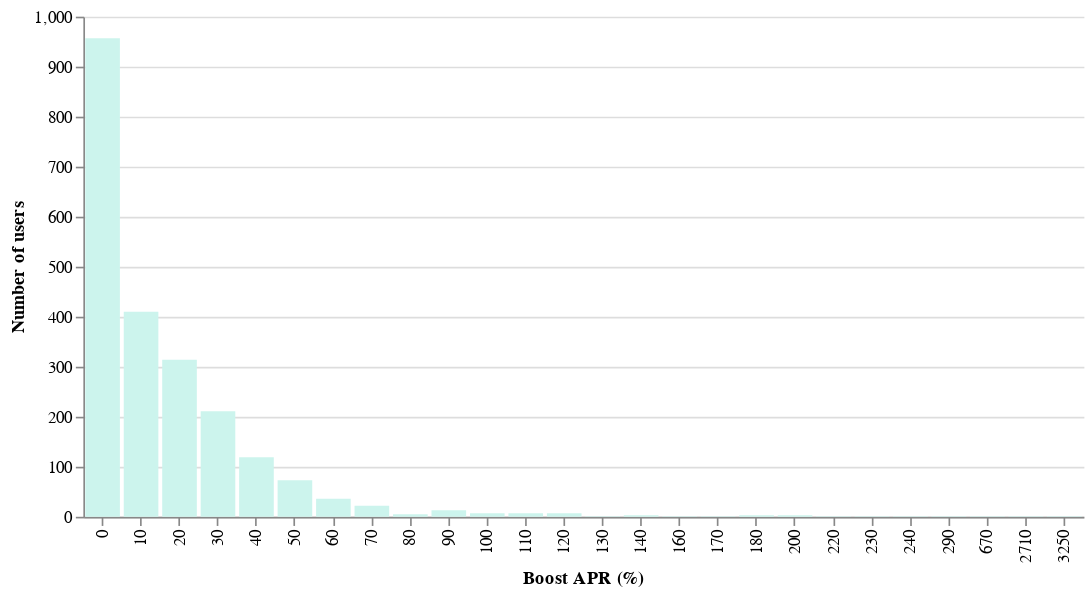

Notebook source saved alongside this figure:
### Code cell
cp.users_boost_apr(dp.amps)

### Figure 1 — Vega-Lite specification as saved in the notebook (floating-point values rounded to 4 significant figures)
{"config": {"view": {"continuousWidth": 400, "continuousHeight": 300, "strokeOpacity": 0}, "mark": {"color": "#ccf4ed"}}, "data": {"name": "data-3d8e49fe51397a4e16fcdf873a95e9c4"}, "mark": "bar", "encoding": {"tooltip": [{"field": "Boost APR (%)", "type": "quantitative"}, {"field": "Number of users", "type": "quantitative"}], "x": {"axis": {"labelAngle": -90, "tickBand": "center", "tickCount": 10}, "field": "Boost APR (%)", "type": "nominal"}, "y": {"field": "Number of users", "type": "quantitative"}}, "width": 600, "$schema": "https://vega.github.io/schema/vega-lite/v4.17.0.json", "datasets": {"data-3d8e49fe51397a4e16fcdf873a95e9c4": [{"Boost APR (%)": 0, "Number of users": 957}, {"Boost APR (%)": 10, "Number of users": 410}, {"Boost APR (%)": 20, "Number of users": 314}, {"Boost APR (%)": 30, "Number of users": 211}, {"Boost APR (%)": 40, "Number of users": 119}, {"Boost APR (%)": 50, "Number of users": 73}, {"Boost APR (%)": 60, "Number of users": 36}, {"Boost APR (%)": 70, "Number of users": 22}, {"Boost APR (%)": 80, "Number of users": 5}, {"Boost APR (%)": 90, "Number of users": 13}, {"Boost APR (%)": 100, "Number of users": 7}, {"Boost APR (%)": 110, "Number of users": 7}, {"Boost APR (%)": 120, "Number of users": 7}, {"Boost APR (%)": 130, "Number of users": 1}, {"Boost APR (%)": 140, "Number of users": 3}, {"Boost APR (%)": 160, "Number of users": 1}, {"Boost APR (%)": 170, "Number of users": 1}, {"Boost APR (%)": 180, "Number of users": 3}, {"Boost APR (%)": 200, "Number of users": 3}, {"Boost APR (%)": 220, "Number of users": 1}, {"Boost APR (%)": 230, "Number of users": 1}, {"Boost APR (%)": 240, "Number of users": 1}, {"Boost APR (%)": 290, "Number of users": 1}, {"Boost APR (%)": 670, "Number of users": 1}, {"Boost APR (%)": 2710, "Number of users": 1}, {"Boost APR (%)": 3250, "Number of users": 1}]}}
